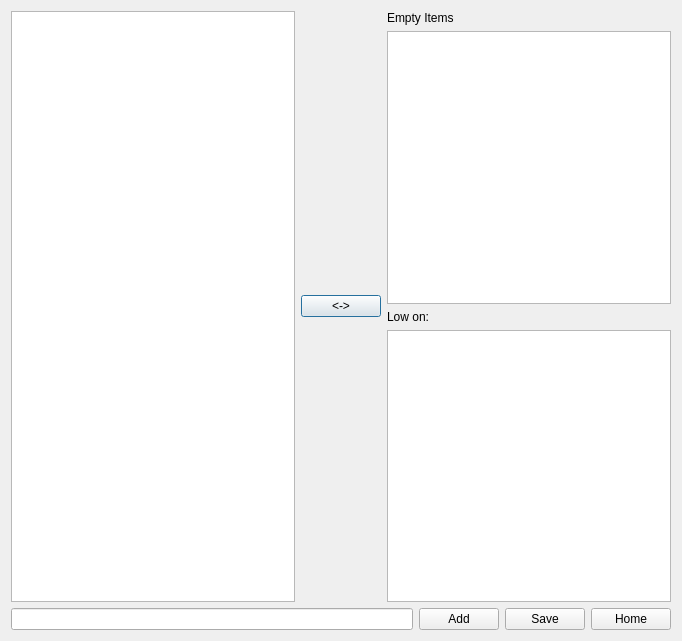
<?xml version="1.0" encoding="UTF-8"?>
<ui version="4.0">
 <class>ShoppingPageSaved</class>
 <widget class="QDialog" name="ShoppingPageSaved">
  <property name="geometry">
   <rect>
    <x>0</x>
    <y>0</y>
    <width>682</width>
    <height>641</height>
   </rect>
  </property>
  <property name="windowTitle">
   <string>Dialog</string>
  </property>
  <layout class="QGridLayout" name="gridLayout">
   <item row="0" column="0">
    <layout class="QHBoxLayout" name="horizontalLayout_2">
     <item>
      <widget class="QTextEdit" name="textEdit"/>
     </item>
     <item>
      <widget class="QPushButton" name="swapButton2">
       <property name="text">
        <string>&lt;-&gt;</string>
       </property>
      </widget>
     </item>
     <item>
      <layout class="QVBoxLayout" name="verticalLayout">
       <item>
        <widget class="QLabel" name="label">
         <property name="text">
          <string>Empty Items</string>
         </property>
        </widget>
       </item>
       <item>
        <widget class="QListView" name="listView"/>
       </item>
       <item>
        <widget class="QLabel" name="label_2">
         <property name="text">
          <string>Low on:</string>
         </property>
        </widget>
       </item>
       <item>
        <widget class="QListView" name="listView_2"/>
       </item>
      </layout>
     </item>
    </layout>
   </item>
   <item row="1" column="0">
    <layout class="QHBoxLayout" name="horizontalLayout">
     <item>
      <widget class="QLineEdit" name="lineEdit"/>
     </item>
     <item>
      <widget class="QPushButton" name="pushButton">
       <property name="text">
        <string>Add</string>
       </property>
      </widget>
     </item>
     <item>
      <widget class="QPushButton" name="pushButton_2">
       <property name="text">
        <string>Save</string>
       </property>
      </widget>
     </item>
     <item>
      <widget class="QPushButton" name="pushButton_3">
       <property name="text">
        <string>Home</string>
       </property>
      </widget>
     </item>
    </layout>
   </item>
  </layout>
 </widget>
 <resources/>
 <connections>
  <connection>
   <sender>pushButton_3</sender>
   <signal>clicked()</signal>
   <receiver>ShoppingPageSaved</receiver>
   <slot>reject()</slot>
   <hints>
    <hint type="sourcelabel">
     <x>613</x>
     <y>622</y>
    </hint>
    <hint type="destinationlabel">
     <x>676</x>
     <y>617</y>
    </hint>
   </hints>
  </connection>
 </connections>
</ui>
